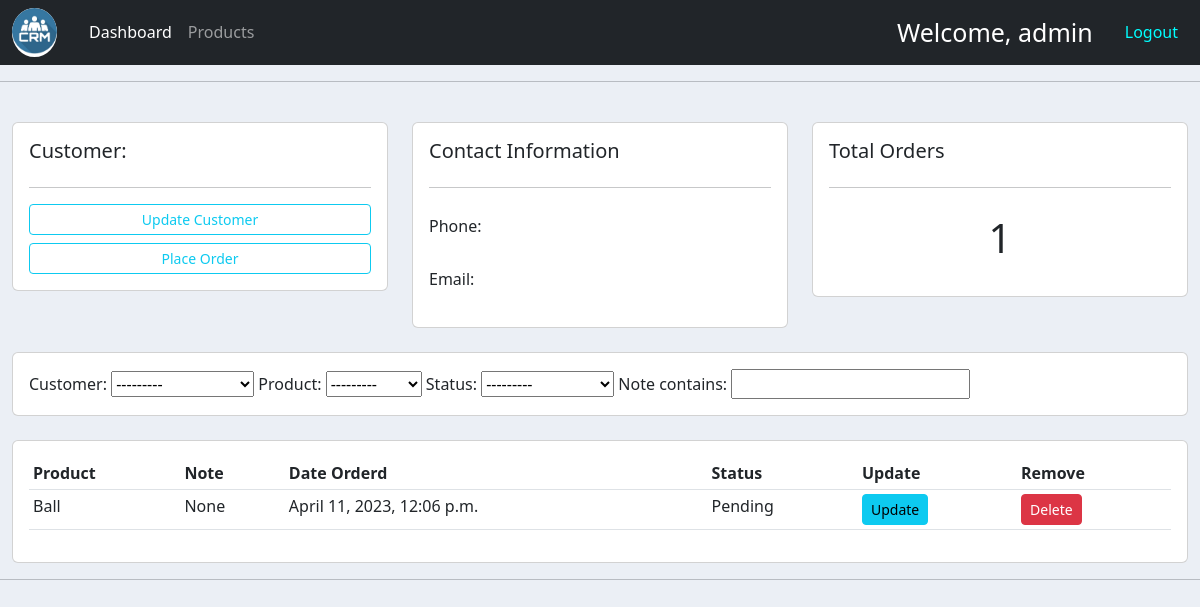
The page /customer/5 (signed in) on the database its author committed.
### accounts/models.py (models this page shows, shortened)
class Order(models.Model):
    STATUS = (
        ("Pending", "Pending"),
        ("Out of delivery", "Out of delivery"),
        ("Delivered", "Delivered"),
    )
    customer = models.ForeignKey(
        Customer, null=True, on_delete=models.SET_NULL)
    product = models.ForeignKey(Product, null=True, on_delete=models.SET_NULL)
    date_created = models.DateTimeField(auto_now_add=True)
    status = models.CharField(max_length=100, choices=STATUS)
    note = models.CharField(max_length=200, null=True, blank=True)

class Product(models.Model):
    CATEGORY = (
        ("Indoor", "Indoor"),
        ("Out  door", "Out  door"),
    )
    name = models.CharField(max_length=800)
    price = models.FloatField(null=True)
    category = models.CharField(max_length=80, choices=CATEGORY)
    description = models.CharField(max_length=800, null=True, blank=True)
    date_created = models.DateTimeField(auto_now_add=True)
    tags = models.ManyToManyField(Tag)
    def __str__(self):
        return self.name

### accounts/decorators.py (the view)
        def wrapper_func(request, *args, **kwargs):
            if request.user.groups.exists():
                if request.user.groups.all()[0].name in allowed_roles:
                    return view_func(request, *args, **kwargs)
            return HttpResponse('<h1>Access Denied | Register as an other Group</h1>')

### accounts/models.py (called while the page is built)
    def __str__(self):
        return self.name

### accounts/views.py (called while the page is built)
@login_required(login_url='login')
@allowed_users(allowed_roles=['admin'])
def customer(request, pk):
    customer = Customer.objects.get(id=pk)
    orders = customer.order_set.all().order_by('-date_created')
    orders_count = orders.count()
    myFilter = OrderFilter(request.POST, queryset=orders)
    orders = myFilter.qs
    context = {'customer': customer, 'orders': orders,
               'orders_count': orders_count, 'myFilter': myFilter}
    return render(request, 'accounts/customer.html', context)

### accounts/templates/accounts/customer.html (shortened to what this page needs)
{% extends 'accounts/main.html' %}
{% block content %}
<br>
<div class="row">
	<div class="col-md">
		<div class="card card-body">
			<h5>Customer:</h5>
			<hr>
			<a class="btn btn-outline-info  btn-sm btn-block mb-2" href="">Update Customer</a>
			<a class="btn btn-outline-info  btn-sm btn-block" href="{% url 'create_order' customer.id %}">Place Order</a>
		</div>
	</div>
	<div class="col-md">
		<div class="card card-body">
			<h5>Contact Information</h5>
			<hr>
			<p>Phone: <span class="fw-bold">{{customer.phone}}</span></p>
			<p>Email: <span class="fw-bold">{{customer.email}}</span></p>
		</div>
	</div>
	<div class="col-md">
		<div class="card card-body">
			<h5>Total Orders</h5>
			<hr>
			<h1 style="text-align: center; padding: 10px;">{{orders_count}}</h1>
		</div>
	</div>
</div>
<br>
<div class="row">
	<div class="col">
		<div class="card card-body">
			<form method="POST" id="search">
				{{myFilter.form}}
		  </form>
		</div>
	</div>
</div>
<br>
<div class="row">
	<div class="col-md">
		<div class="card card-body">
			<table class="table table-sm">
				<tr>
					<th>Product</th>
					<th>Note</th>
					<th>Date Orderd</th>
					<th>Status</th>
					<th>Update</th>
					<th>Remove</th>
				</tr>
				{% for order in orders %}
				<tr>
						<td>{{order.product}}</td>
						<td>{{order.note}}</td>
						<td>{{order.date_created}}</td>
						<td>{{order.status}}</td>
						<td><a class="btn btn-sm btn-info" href="{% url 'update_order' order.id %}">Update</a></td>
						<td><a class="btn btn-sm btn-danger" href="{% url 'delete_order' order.id %}">Delete</a></td>
					</tr>
					{% endfor %}
			</table>
		</div>
	</div>
</div>
{% endblock %}

### accounts/templates/accounts/main.html (shortened to what this page needs)
{% load static %}
<!DOCTYPE html>
<html lang="en">
  <head>
    <link
      href="https://cdn.jsdelivr.net/npm/bootstrap@5.3.0-alpha2/dist/css/bootstrap.min.css"
      rel="stylesheet"
    />
    <link href="{% static '/css/main.css' %}" rel="stylesheet" />
  </head>
  <body>
      <nav class="navbar navbar-expand-lg navbar-dark bg-dark">
        <div class="container-fluid">
          <a class="nav-link active" aria-current="page" href="{% url 'home' %}"
            ><img src="{% static 'images/logo.png' %}" width="45px" id="logo"
          /></a>
          <div class="collapse navbar-collapse mx-4" id="navbarNav">
            <ul class="navbar-nav">
              {% if request.user.groups.all.0.name == 'admin' %}
              <li class="nav-item">
                <a
                  class="nav-link active"
                  aria-current="page"
                  href="{% url 'home' %}"
                  >Dashboard</a
                >
              </li>
              <li class="nav-item">
                <a class="nav-link" href="{% url 'products' %}">Products</a>
              </li>
              {% endif %}
            </ul>
          </div>
          <span id="welcome">Welcome, {{request.user}}</span>
          <a id="logout" href="{% url 'logout' %}">Logout</a>
        </div>
      </nav>
      <hr />
    <div class="container-fluid">
      {% block content %}
      {% endblock %}
    </div>
    <hr />
  </body>
</html>

### accounts/static/css/main.css (style rules this page uses)
#logo { background: #fff; border-radius: 50%; }
body { background-color: #ebeff5; }

### accounts/templates/accounts/main.html (style rules this page uses)
span { color: white; margin-right: 22px; font-size: 25px; }
#logout { text-decoration: none; color:aqua; margin: 10px; }

### rows shown on the page
Order: product "Ball", note "None", date_created "April 11, 2023, 12:06 p.m.", status "Pending"

### other values the page prints
{{ request.user }} "admin"
{{ orders_count }} "1"
